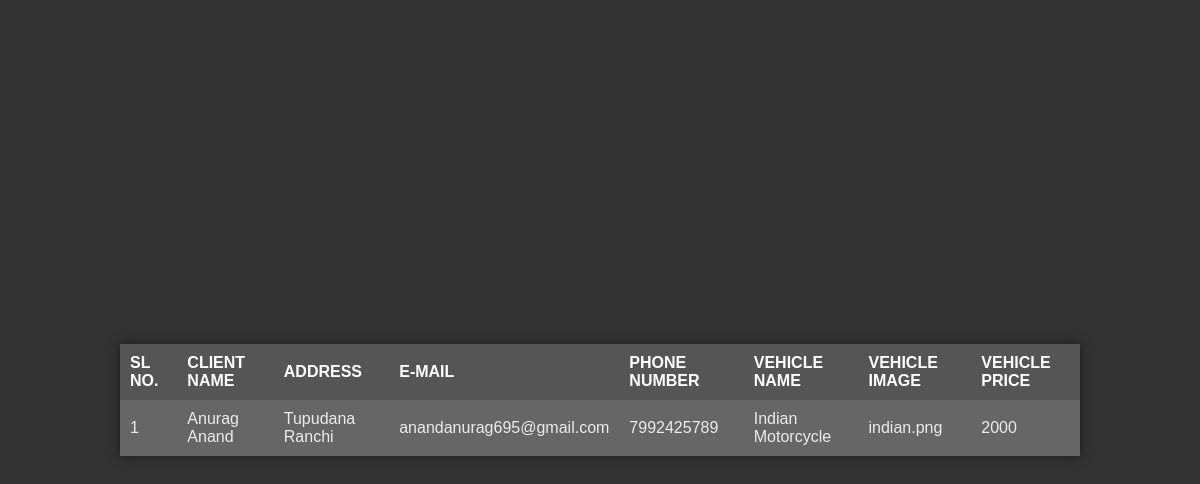
/client_vehicle_booked_details.php, run on the app's committed database.
### tables this page shows
CREATE TABLE `client_vehicle_booked_details` (
  `id` int(11) NOT NULL,
  `client_name` varchar(255) NOT NULL,
  `address` varchar(255) NOT NULL,
  `email` varchar(255) NOT NULL,
  `phone` varchar(15) NOT NULL,
  `vehicle_name` varchar(255) NOT NULL,
  `vehicle_image` varchar(255) NOT NULL,
  `vehicle_price` int(10) NOT NULL
);

### client_vehicle_booked_details.php (the view, shortened to what this page needs)
<?php
include("config.php");
$sql = "select * from `client_vehicle_booked_details`";
$fetch_data = mysqli_query($conn, $sql);
?>
<!DOCTYPE html>
<html lang="en">
<head>
    <link rel="stylesheet" href="https://cdnjs.cloudflare.com/ajax/libs/font-awesome/6.5.2/css/all.min.css" />
</head>
<body>
     <table>
        <thead>
            <tr>
                <th>SL NO.</th>
                <th>CLIENT NAME</th>
                <th>ADDRESS</th>
                <th>E-MAIL</th>
                <th>PHONE NUMBER</th>
                <th>VEHICLE NAME</th>
                <th>VEHICLE IMAGE</th>
                <th>VEHICLE PRICE</th>
            </tr>
        </thead>
        <?php
        $sl_no = 1;
        while($arr = mysqli_fetch_assoc($fetch_data))
        {
        echo"
        <tbody>
            <tr>
                <td>$sl_no</td>
                <td>$arr[client_name]</td>
                <td>$arr[address]</td>
                <td>$arr[email]</td>
                <td>$arr[phone]</td>
                <td>$arr[vehicle_name]</td>
                <td>$arr[vehicle_image]</td>
                <td>$arr[vehicle_price]</td>
            </tr>
        </tbody>
        ";
            $sl_no++;
        }
        ?>
     </table>
</body>
</html>

### client_vehicle_booked_details.php (style rules this page uses)
body { font-family: Arial, sans-serif; background-color: #333; color: #ececec; margin: 0; padding: 0; display: flex; justify-content: center; align-items: center; height: 100vh; }
table { width: 80%; border-collapse: collapse; background-color: #444; box-shadow: 0 0 10px rgba(0, 0, 0, 0.5); }
thead { background-color: #555; }
th, td { padding: 10px; text-align: left; }
th { color: #fff; }
tbody tr:nth-child(odd) { background-color: #666; }
td { color: #ececec; }

### data on the page
client_vehicle_booked_details: client_name "Anurag Anand", address "Tupudana Ranchi", email "anandanurag695@gmail.com", phone "7992425789", vehicle_name "Indian Motorcycle", vehicle_image "indian.png", vehicle_price "2000"
